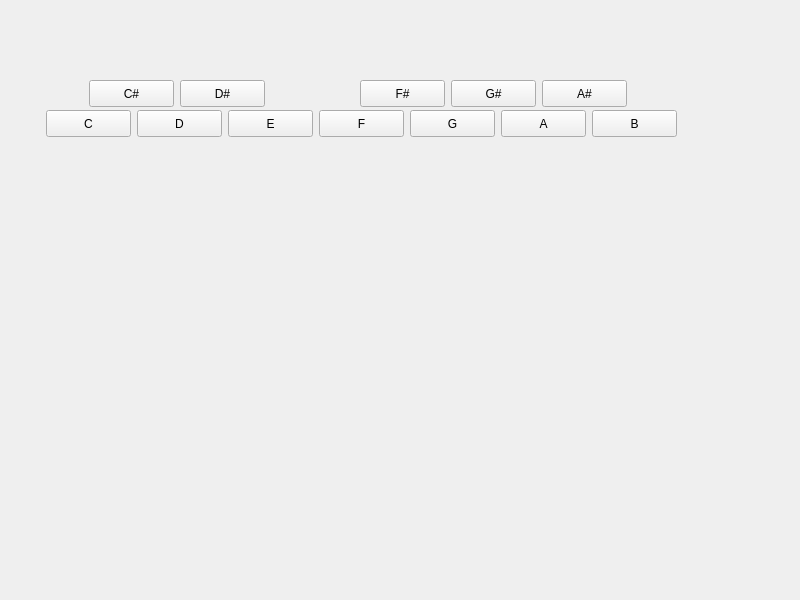
<?xml version="1.0" encoding="UTF-8"?>
<ui version="4.0">
 <class>Widget</class>
 <widget class="QWidget" name="Widget">
  <property name="geometry">
   <rect>
    <x>0</x>
    <y>0</y>
    <width>800</width>
    <height>600</height>
   </rect>
  </property>
  <property name="windowTitle">
   <string>Widget</string>
  </property>
  <widget class="QPushButton" name="Keyb_E">
   <property name="geometry">
    <rect>
     <x>228</x>
     <y>110</y>
     <width>85</width>
     <height>27</height>
    </rect>
   </property>
   <property name="text">
    <string>E</string>
   </property>
  </widget>
  <widget class="QPushButton" name="Keyb_A">
   <property name="geometry">
    <rect>
     <x>501</x>
     <y>110</y>
     <width>85</width>
     <height>27</height>
    </rect>
   </property>
   <property name="text">
    <string>A</string>
   </property>
  </widget>
  <widget class="QPushButton" name="Keyb_B">
   <property name="geometry">
    <rect>
     <x>592</x>
     <y>110</y>
     <width>85</width>
     <height>27</height>
    </rect>
   </property>
   <property name="text">
    <string>B</string>
   </property>
  </widget>
  <widget class="QPushButton" name="Keyb_F">
   <property name="geometry">
    <rect>
     <x>319</x>
     <y>110</y>
     <width>85</width>
     <height>27</height>
    </rect>
   </property>
   <property name="text">
    <string>F</string>
   </property>
  </widget>
  <widget class="QPushButton" name="Keyb_C">
   <property name="geometry">
    <rect>
     <x>46</x>
     <y>110</y>
     <width>85</width>
     <height>27</height>
    </rect>
   </property>
   <property name="text">
    <string>C</string>
   </property>
  </widget>
  <widget class="QPushButton" name="Keyb_D">
   <property name="geometry">
    <rect>
     <x>137</x>
     <y>110</y>
     <width>85</width>
     <height>27</height>
    </rect>
   </property>
   <property name="text">
    <string>D</string>
   </property>
  </widget>
  <widget class="QPushButton" name="Keyb_G">
   <property name="geometry">
    <rect>
     <x>410</x>
     <y>110</y>
     <width>85</width>
     <height>27</height>
    </rect>
   </property>
   <property name="text">
    <string>G</string>
   </property>
  </widget>
  <widget class="QPushButton" name="Keyb_Cs">
   <property name="geometry">
    <rect>
     <x>89</x>
     <y>80</y>
     <width>85</width>
     <height>27</height>
    </rect>
   </property>
   <property name="text">
    <string>C#</string>
   </property>
  </widget>
  <widget class="QPushButton" name="Keyb_Ds">
   <property name="geometry">
    <rect>
     <x>180</x>
     <y>80</y>
     <width>85</width>
     <height>27</height>
    </rect>
   </property>
   <property name="text">
    <string>D#</string>
   </property>
  </widget>
  <widget class="QPushButton" name="Keyb_Fs">
   <property name="geometry">
    <rect>
     <x>360</x>
     <y>80</y>
     <width>85</width>
     <height>27</height>
    </rect>
   </property>
   <property name="text">
    <string>F#</string>
   </property>
  </widget>
  <widget class="QPushButton" name="Keyb_Gs">
   <property name="geometry">
    <rect>
     <x>451</x>
     <y>80</y>
     <width>85</width>
     <height>27</height>
    </rect>
   </property>
   <property name="text">
    <string>G#</string>
   </property>
  </widget>
  <widget class="QPushButton" name="Keyb_As">
   <property name="geometry">
    <rect>
     <x>542</x>
     <y>80</y>
     <width>85</width>
     <height>27</height>
    </rect>
   </property>
   <property name="text">
    <string>A#</string>
   </property>
  </widget>
 </widget>
 <layoutdefault spacing="6" margin="11"/>
 <resources/>
 <connections/>
</ui>
